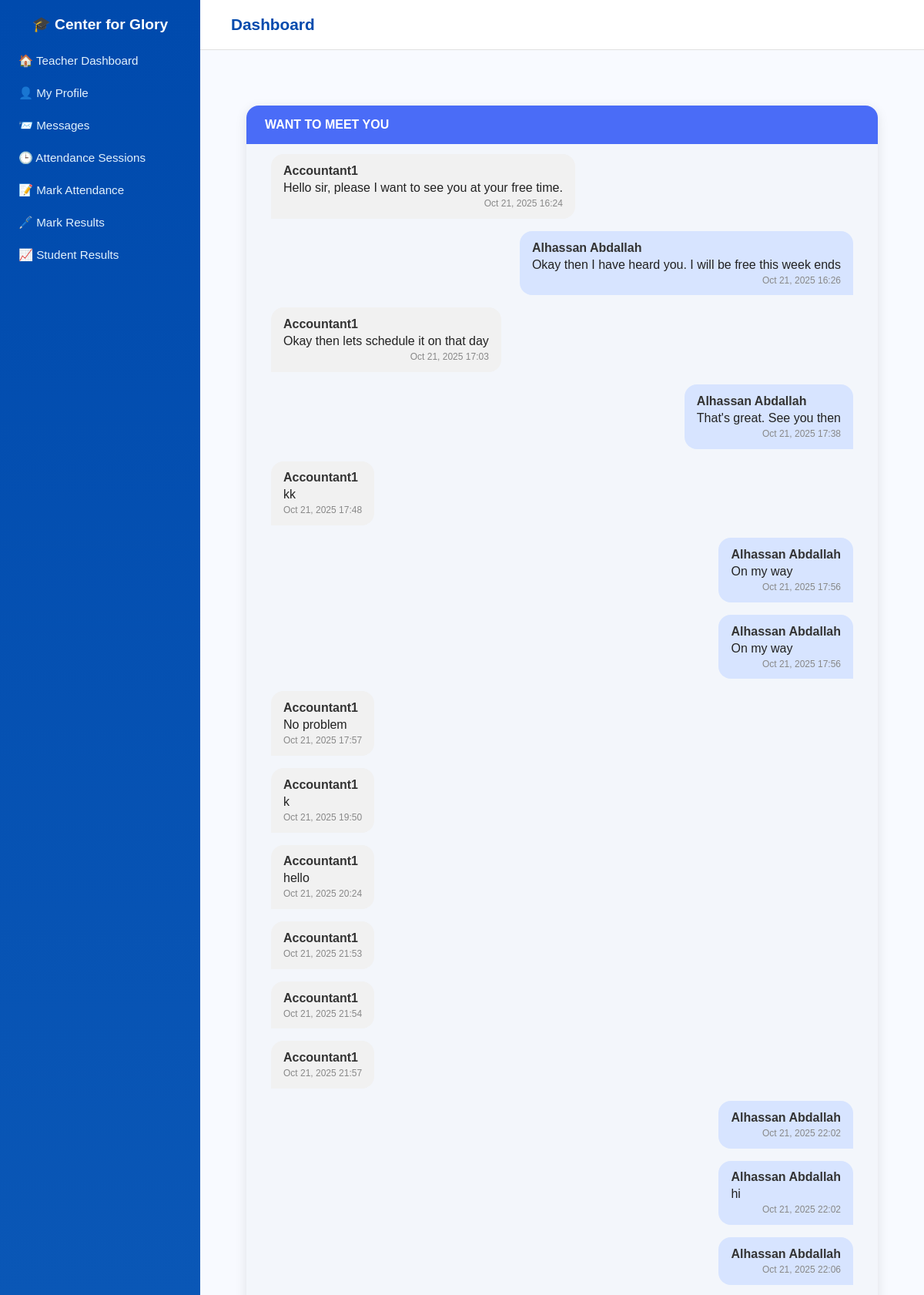
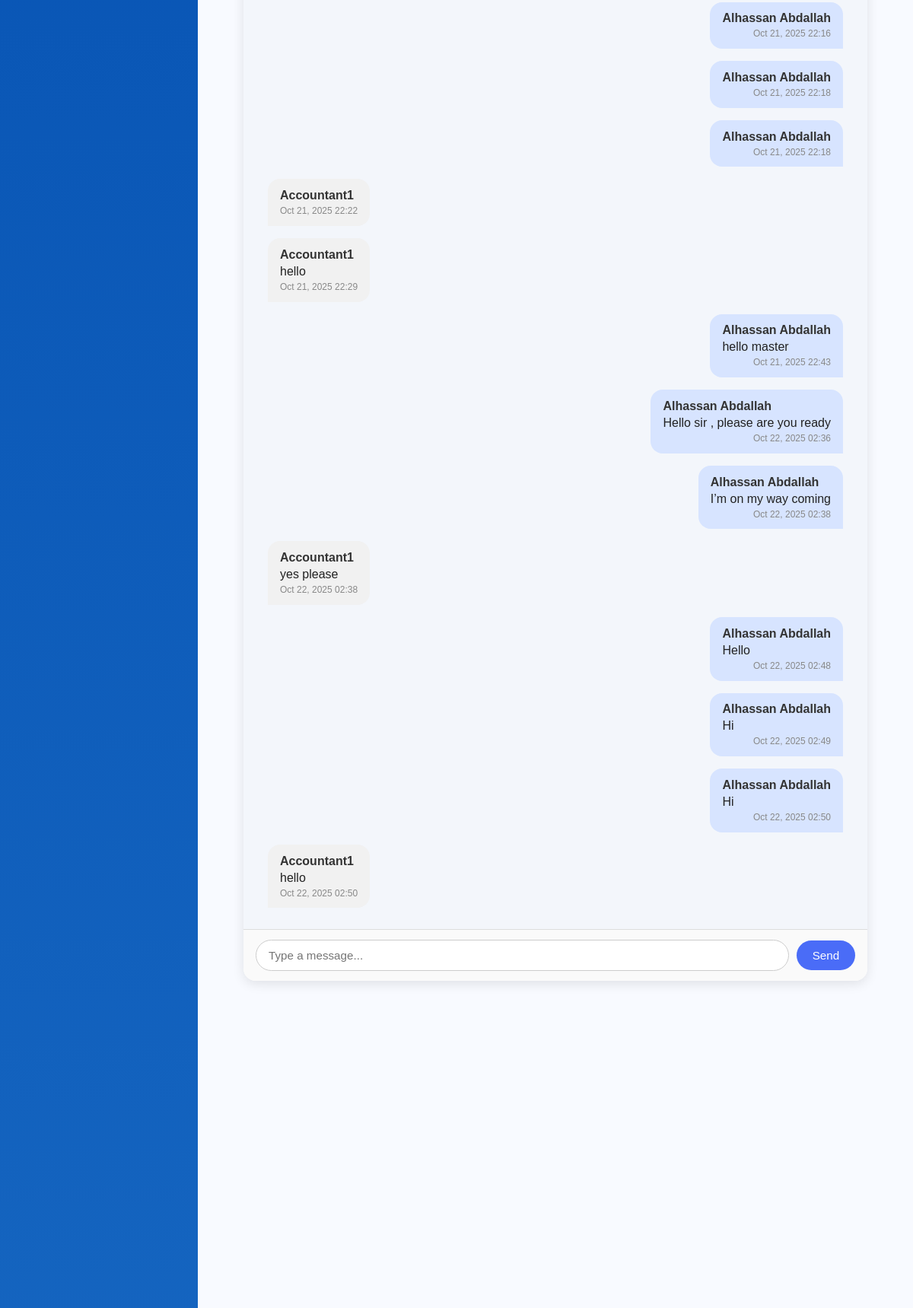
The app's page /communications/convo/4/ (signed in, upper part) with its own data (2 pictures, top to bottom).
### communications/models.py (models this page shows, shortened)
class Conversation(models.Model):
    name = models.CharField(max_length=255, blank=True)
    participants = models.ManyToManyField(User, related_name="conversations")
    is_group = models.BooleanField(default=False)
    created_at = models.DateTimeField(auto_now_add=True)
    updated_at = models.DateTimeField(auto_now=True)
    class Meta:
        ordering = ["-updated_at"]

class Message(models.Model):
    conversation = models.ForeignKey(
        Conversation, on_delete=models.CASCADE, related_name="messages"
    )
    sender = models.ForeignKey(
        CustomUser, on_delete=models.SET_NULL, null=True, related_name="sent_messages"
    )
    content = models.TextField(blank=True)
    created_at = models.DateTimeField(auto_now_add=True)
    edited = models.BooleanField(default=False)
    is_system = models.BooleanField(default=False)
    search_vector = SearchVectorField(null=True, editable=False)
    class Meta:
        indexes = [
            GinIndex(fields=["search_vector"]),
        ]
        ordering = ["created_at"]
    def __str__(self):
        return f"Message {self.pk} by {self.sender}"

### accounts/models.py (models this page shows, shortened)
class CustomUser(AbstractUser):
    class Roles(models.TextChoices):
        SUPER_ADMIN = "super_admin", _("Super Administrator")
        ADMIN = "admin", _("Administrator / Principal")
        TEACHER = "teacher", _("Teacher")
        STUDENT = "student", _("Student")
        ACCOUNTANT = "accountant", _("Accountant")
        PARENT = "parent", _("Parent / Guardian")
    username = models.CharField(max_length=150, unique=True)
    email = models.EmailField(unique=True)
    role = models.CharField(max_length=20, choices=Roles.choices, default=Roles.STUDENT)
    phone_number = models.CharField(
        max_length=15,
        validators=[RegexValidator(r"^\+?\d{9,15}$", "Enter a valid phone number.")],
        blank=True,
        null=True,
    )
    is_verified = models.BooleanField(default=False)
    USERNAME_FIELD = "username"
    REQUIRED_FIELDS = ["email"]
    def __str__(self):
        return f"{self.username} ({self.role})"

### communications/views.py (the view)
# urls.py: path("convo/<int:pk>/", views.conversation_detail, name="conversation_detail"),
@login_required
def conversation_detail(request, pk):
    convo = get_object_or_404(Conversation, pk=pk)
    if not convo.participants.filter(pk=request.user.pk).exists():
        return HttpResponseForbidden("Not allowed")
    messages = convo.messages.select_related("sender").order_by("-created_at")[:100][::-1]
    return render(request, "communications/conversation_detail.html", {
        "conversation": convo,
        "messages": messages,
    })

### templates/communications/conversation_detail.html (shortened to what this page needs)
{% extends "accounts/base_dashboard.html" %}
{% load static %}
{% block content %}
<div class="chat-wrapper" data-conversation-id="{{ conversation.pk }}">
  <div class="chat-header">
    <span>{{ conversation.name|default:"Chat Room" }}</span>
  </div>
  <div id="chatBody" class="chat-body">
    {% for m in messages %}
      <div class="message {% if m.sender == request.user %}self{% else %}other{% endif %}">
        <strong>{{ m.sender.get_full_name|default:m.sender.username }}</strong>
        <div>{{ m.content|linebreaksbr }}</div>
        <small>{{ m.created_at|date:"M d, Y H:i" }}</small>
      </div>
    {% empty %}
      <p style="text-align:center; color:#888;">No messages yet — start the conversation!</p>
    {% endfor %}
  </div>
  <div class="chat-footer">
    <input type="text" id="messageInput" placeholder="Type a message..." autocomplete="off">
    <button id="sendBtn">Send</button>
  </div>
</div>
{% endblock %}

### templates/communications/conversation_detail.html (style rules this page uses)
.chat-wrapper { max-width: 900px; height: 80vh; margin: 2rem auto; background: #ffffff; border-radius: 1rem; box-shadow: 0 4px 15px rgba(0,0,0,0.1); display: flex; flex-direction: column; overflow: hidden; }
.chat-header { background: #4a6cf7; color: #fff; padding: 1rem 1.5rem; font-weight: 600; display: flex; justify-content: space-between; align-items: center; }
.chat-body { flex: 1; background: #f3f6fb; overflow-y: auto; padding: 1.2rem; display: flex; flex-direction: column; }
.message { display: inline-block; padding: 0.8rem 1rem; border-radius: 1rem; max-width: 70%; word-wrap: break-word; margin: 0.5rem 0; position: relative; animation: fadeIn 0.3s ease; }
.message.self { align-self: flex-end; background: #d7e4ff; color: #222; margin-right: 0.8rem; border-bottom-right-radius: 0; }
.message.other { align-self: flex-start; background: #f1f1f1; color: #222; margin-left: 0.8rem; border-bottom-left-radius: 0; }
.message strong { display: block; font-weight: 600; color: #333; margin-bottom: 0.25rem; }
.message small { display: block; text-align: right; font-size: 0.75rem; color: #888; margin-top: 0.25rem; }
.chat-footer { display: flex; align-items: center; padding: 0.8rem 1rem; background: #fafafa; border-top: 1px solid #ddd; }
.chat-footer input[type="text"] { flex: 1; border: 1px solid #ccc; border-radius: 1.5rem; padding: 0.7rem 1rem; font-size: 0.95rem; outline: none; transition: all 0.3s; background: #fff; }
.chat-footer button { background: #4a6cf7; color: white; border: none; border-radius: 1.5rem; padding: 0.7rem 1.3rem; margin-left: 0.6rem; cursor: pointer; transition: background 0.3s ease; font-size: 0.95rem; }

### records on screen
Conversation: name "WANT TO MEET YOU"
Message: sender.get_full_name "Accountant1", content "Hello sir, please I want to see you at your free time.", created_at "Oct 21, 2025 16:24"
Message: sender.get_full_name "Alhassan Abdallah", content "Okay then I have heard you. I will be free this week ends", created_at "Oct 21, 2025 16:26"
Message: sender.get_full_name "Accountant1", content "Okay then lets schedule it on that day", created_at "Oct 21, 2025 17:03"
Message: sender.get_full_name "Alhassan Abdallah", content "That's great. See you then", created_at "Oct 21, 2025 17:38"
Message: sender.get_full_name "Accountant1", content "kk", created_at "Oct 21, 2025 17:48"
Message: sender.get_full_name "Alhassan Abdallah", content "On my way", created_at "Oct 21, 2025 17:56"
Message: sender.get_full_name "Alhassan Abdallah", content "On my way", created_at "Oct 21, 2025 17:56"
Message: sender.get_full_name "Accountant1", content "No problem", created_at "Oct 21, 2025 17:57"
Message: sender.get_full_name "Accountant1", content "k", created_at "Oct 21, 2025 19:50"
Message: sender.get_full_name "Accountant1", content "hello", created_at "Oct 21, 2025 20:24"
Message: sender.get_full_name "Accountant1", created_at "Oct 21, 2025 21:53"
Message: sender.get_full_name "Accountant1", created_at "Oct 21, 2025 21:54"
Message: sender.get_full_name "Accountant1", created_at "Oct 21, 2025 21:57"
Message: sender.get_full_name "Alhassan Abdallah", created_at "Oct 21, 2025 22:02"
Message: sender.get_full_name "Alhassan Abdallah", content "hi", created_at "Oct 21, 2025 22:02"
Message: sender.get_full_name "Alhassan Abdallah", created_at "Oct 21, 2025 22:06"
Message: sender.get_full_name "Alhassan Abdallah", created_at "Oct 21, 2025 22:16"
Message: sender.get_full_name "Alhassan Abdallah", created_at "Oct 21, 2025 22:18"
Message: sender.get_full_name "Alhassan Abdallah", created_at "Oct 21, 2025 22:18"
Message: sender.get_full_name "Accountant1", created_at "Oct 21, 2025 22:22"
Message: sender.get_full_name "Accountant1", content "hello", created_at "Oct 21, 2025 22:29"
Message: sender.get_full_name "Alhassan Abdallah", content "hello master", created_at "Oct 21, 2025 22:43"
Message: sender.get_full_name "Alhassan Abdallah", content "Hello sir , please are you ready", created_at "Oct 22, 2025 02:36"
Message: sender.get_full_name "Alhassan Abdallah", content "I’m on my way coming", created_at "Oct 22, 2025 02:38"
Message: sender.get_full_name "Accountant1", content "yes please", created_at "Oct 22, 2025 02:38"
Message: sender.get_full_name "Alhassan Abdallah", content "Hello", created_at "Oct 22, 2025 02:48"
Message: sender.get_full_name "Alhassan Abdallah", content "Hi", created_at "Oct 22, 2025 02:49"
Message: sender.get_full_name "Alhassan Abdallah", content "Hi", created_at "Oct 22, 2025 02:50"
Message: sender.get_full_name "Accountant1", content "hello", created_at "Oct 22, 2025 02:50"
